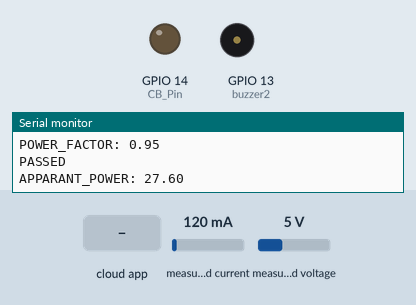
Simulated run of this sketch. Board: ESP32. Parts: output pins drawn as LEDs (lit = HIGH), buzzer (waves = sounding, pin HIGH), the last lines printed to the serial monitor. Inputs (shaded band) come from the test bench; at power-on: measured current 120 mA, measured voltage 5 V. WiFi joins after 1.5 s; servers stay silent unless stated; the Firebase database answers and starts empty.

Above: at 2.7 s.
2.8 s: the phone or cloud app sets Circuit_breaker to 1
At 4.1 s:
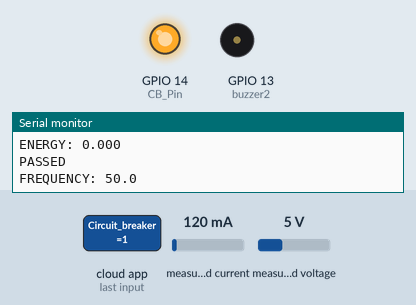
4.4 s: the phone or cloud app sets Circuit_breaker to 0
At 6.0 s:
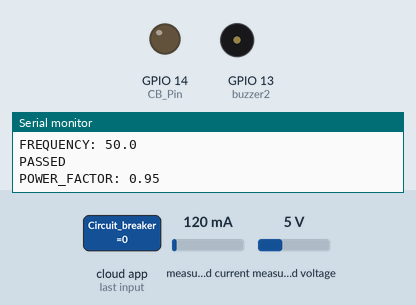
Timing chart, 0 to 7.5 s (numbered marks = the images above; inputs shaded):
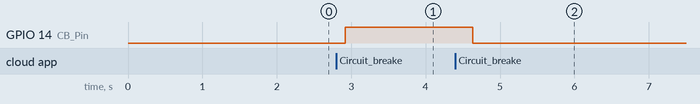

The sketch:

iot_only_elec_1.ino
```cpp
#include <WiFi.h>
#include <PZEM004Tv30.h>
#include <HardwareSerial.h>
PZEM004Tv30 pzem(Serial2,2,4);  //RX/TX
float voltage, current, pf, energy, frequency, Act_Power, Rec_Power,Apa_Power;
const int CB_Pin = 14;
bool CB_status = false;
char* Alart_message_ = "MPK";
int Alart_ = 0;
const int buzzer2 = 13;
#include <Arduino.h>
#if defined(ESP32)
#elif defined(ESP8266)
#include <ESP8266WiFi.h>
#endif
#include <Firebase_ESP_Client.h>
//Provide the token generation process info.
#include "addons/TokenHelper.h"
//Provide the RTDB payload printing info and other helper functions.
#include "addons/RTDBHelper.h"

// Insert your network credentials
#define WIFI_SSID "Jio fiber Bhoom house"
#define WIFI_PASSWORD "bhoom2001"

// Insert Firebase project API Key
#define API_KEY "AIzaSyAGunbEfXQpugL8eXjRc5hp3PTXrn5h9iA"

// Insert RTDB URLefine the RTDB URL */
#define DATABASE_URL "https://temp-3bd23-default-rtdb.firebaseio.com/"

//Define Firebase Data object
FirebaseData fbdo;
FirebaseAuth auth;
FirebaseConfig config;

bool signupOK = false;
void setup() {
  Serial.begin(9600);
  pinMode(CB_Pin, OUTPUT);
  pinMode(buzzer2, OUTPUT);// this pin d13 will be used to buzzer when fault occurs
  WiFi.begin(WIFI_SSID, WIFI_PASSWORD);
  Serial.print("Connecting to Wi-Fi");
  while (WiFi.status() != WL_CONNECTED){
    Serial.print(".");
    delay(100);
  }
  Serial.println();
  Serial.print("Connected with IP: ");
  Serial.println(WiFi.localIP());
  Serial.println();
  /* Assign the api key (required) */
  config.api_key = API_KEY;
  /* Assign the RTDB URL (required) */
  config.database_url = DATABASE_URL;
  /* Sign up */
  if (Firebase.signUp(&config, &auth, "", "")){
    Serial.println("ok");
    signupOK = true;
  }
  else{
    //Serial.print("%s\n", config.signer.signupError.message.c_str(str));
  }
  /* Assign the callback function for the long running token generation task */
  config.token_status_callback = tokenStatusCallback; //see addons/TokenHelper.h
  Firebase.begin(&config, &auth);
  Firebase.reconnectWiFi(true);
  // put your setup code here, to run once:
}

void loop() {
  // put your main code here, to run repeatedly:
  frequency = pzem.frequency();
  pf = pzem.pf();
  voltage = pzem.voltage();
  current = pzem.current();
  float a = acos(pf);
  Rec_Power = (voltage*current*sin(a));
  Act_Power = pzem.power();
  energy = pzem.energy();
  Apa_Power = (voltage*current);
    if (Firebase.RTDB.setFloat(&fbdo, "Main/Electrical/VOLTAGE", voltage)){
      Serial.println("PASSED");
      Serial.print("VOLTAGE: ");
      Serial.println(voltage);
    }
    else {
      Serial.println("FAILED");
      Serial.println("REASON: " + fbdo.errorReason());
    }
    if (Firebase.RTDB.setFloat(&fbdo, "Main/Electrical/CURRENT",current)){
       Serial.println("PASSED");
       Serial.print("CURRENT: ");
       Serial.println(current);
    }
    else {
      Serial.println("FAILED");
      Serial.println("REASON: " + fbdo.errorReason());
    }
    if (Firebase.RTDB.setFloat(&fbdo, "Main/Electrical/ACTIVE_POWER",Act_Power)){
       Serial.println("PASSED");
       Serial.print("ACTIVE_POWER: ");
       Serial.println(Act_Power);
    }
    else {
      Serial.println("FAILED");
      Serial.println("REASON: " + fbdo.errorReason());
    }
    if (Firebase.RTDB.setFloat(&fbdo, "Main/Electrical/ENERGY", energy)){
       Serial.println("PASSED");
       Serial.print("ENERGY: ");
       Serial.println(energy,3);
    }
    else {
      Serial.println("FAILED");
      Serial.println("REASON: " + fbdo.errorReason());
    }
    if (Firebase.RTDB.setFloat(&fbdo, "Main/Electrical/FREQUENCY", frequency)){
       Serial.println("PASSED");
       Serial.print("FREQUENCY: ");
       Serial.println(frequency,1);
    }
    else {
      Serial.println("FAILED");
      Serial.println("REASON: " + fbdo.errorReason());
    }
    if (Firebase.RTDB.setFloat(&fbdo, "Main/Electrical/POWER_FACTOR", pf)){
       Serial.println("PASSED");
       Serial.print("POWER_FACTOR: ");
       Serial.println(pf);
    }
    else {
      Serial.println("FAILED");
      Serial.println("REASON: " + fbdo.errorReason());
    }
    if (Firebase.RTDB.setFloat(&fbdo, "Main/Electrical/APPARANT_POWER", Apa_Power)){
       Serial.println("PASSED");
       Serial.print("APPARANT_POWER: ");
       Serial.println(Apa_Power);
    }
    else {
      Serial.println("FAILED");
      Serial.println("REASON: " + fbdo.errorReason());
    }
    if (Firebase.RTDB.setFloat(&fbdo, "Main/Electrical/REACTIVE_POWER", Rec_Power)){
       Serial.println("PASSED");
       Serial.print("REACTIVE_POWER: ");
       Serial.println(Rec_Power);
    }
    else {
      Serial.println("FAILED");
      Serial.println("REASON: " + fbdo.errorReason());
    }
      //READING DATA FROM FIREBASE TO OPERATE CB
    if(Firebase.RTDB.getBool(&fbdo, "Main/Bhool/Circuit_breaker"))
    {
      if(fbdo.dataType() == "boolean")
      {
        CB_status = fbdo.boolData();
        Serial.println("Sucessful READ from" + fbdo.dataPath() + ":" + CB_status + " (" + fbdo.dataType() + ")");
        digitalWrite(CB_Pin, CB_status);
      }
    }
    else{
      Serial.println("FAILED:" + fbdo.errorReason());
      }
    /////////////
    if (voltage>=240||voltage<=210||current>=4.347||frequency<=49.70||frequency>=50.3||pf<=0.5){
    Alart_=1;
    digitalWrite(buzzer2, HIGH);
    if(voltage>=240){
      Alart_message_ = "--Over voltage -- voltage is greater then 240V";
    }
    else if(voltage<=210){
      Alart_message_ = "--Under voltage -- voltage is lesser then 210V";
    }
    else if(current>=4.347){
      Alart_message_ = "--Over load-- current is higher then 4.34A";
    }
    else if(frequency<=49.70){
      Alart_message_ = "--Under frequency-- frequency is lower then 49.5Hz";
    }
    else if(frequency>=50.3){
      Alart_message_ = "--Over frequency-- frequency is higher then 50.5";
    }
    else if(pf<=0.5){
      Alart_message_ = " --Low pf--pf is lesser then 0.5";
    }
    else{
      Alart_ = 0;
      digitalWrite(buzzer2, LOW);
      Alart_message_ = "NORMAL";
    }
  }
  else{
    Alart_ = 0;
    digitalWrite(buzzer2, LOW);
    Alart_message_ = "NORMAL";
  }
  ///////////////
  if(Firebase.RTDB.setBool(&fbdo, "Main/Bhool/Ele_Fault/Alarm",Alart_)){
          //Serial.println("PASSED");
          Serial.print("Alart: ");
          Serial.println(Alart_);
    }
    else{
      Serial.println("FAILED");
      Serial.println("REASON: " + fbdo.errorReason());
      }
    if(Firebase.RTDB.setString(&fbdo, "Main/Bhool/Ele_Fault/Alarm_reason",Alart_message_)){
          //Serial.println("PASSED");
          Serial.print("Falt Reason: ");
          Serial.println(Alart_message_);
    }
    else{
      Serial.println("FAILED");
      Serial.println("REASON: " + fbdo.errorReason());
      }
   Serial.println("______________________________");
  }
```

Measured:
- after the input at 2.8 s, GPIO 14 (CB_Pin): LOW → HIGH after 0.12 s
- after the input at 4.4 s, GPIO 14 (CB_Pin): HIGH → LOW after 0.24 s
